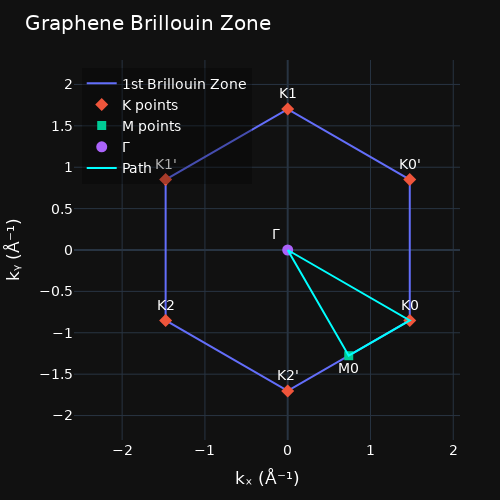

The notebook cell saved with this chart:
### Markdown cell above
# 2.1 Brillouin Zone Visualization

### Code cell
hexagon = np.array([K0, K0p, K1, K1p, K2, K2p, K0])  # closed loop
fig = go.Figure()

# Brillouin zone hexagon
fig.add_trace(
    go.Scatter(
        x=hexagon[:, 0],
        y=hexagon[:, 1],
        mode="lines",
        line=dict(width=2),
        name="1st Brillouin Zone",
        hoverinfo="skip",
    )
)

# K points
fig.add_trace(
    go.Scatter(
        x=[p[0] for p in K_points.values()],
        y=[p[1] for p in K_points.values()],
        mode="markers+text",
        name="K points",
        marker=dict(size=10, symbol="diamond"),
        text=list(K_points.keys()),
        textposition="top center",
    )
)

# M0 point
fig.add_trace(
    go.Scatter(
        x=[M0[0]],
        y=[M0[1]],
        mode="markers+text",
        name="M points",
        marker=dict(size=9, symbol="square"),
        text=["M0"],
        textposition="bottom center",
    )
)

# g (center)
fig.add_trace(
    go.Scatter(
        x=[g[0]],
        y=[g[1]],
        mode="markers+text",
        name="Γ",
        marker=dict(size=11, symbol="circle"),
        text=["Γ"],
        textposition="top left",
    )
)

# Blue line: origin → K1 → M1 → origin
fig.add_trace(
    go.Scatter(
        x=[g[0], K0[0], M0[0], g[0]],
        y=[g[1], K0[1], M0[1], g[1]],
        mode="lines",
        name="Path",
        line=dict(color="cyan", width=2),
        hoverinfo="skip",
    )
)

# ================================
#  Layout / styling
# ================================
fig.update_layout(
    width=500,
    height=500,
    font=dict(family="DejaVu Sans", size=14, color="white"),
    template="plotly_dark",
    title="Graphene Brillouin Zone",
    xaxis_title="kₓ (Å⁻¹)",
    yaxis_title="kᵧ (Å⁻¹)",
    xaxis=dict(range=[-2, 2], autorange=False),
    yaxis=dict(range=[-2, 2], autorange=False),
    legend=dict(
        x=0.02,
        y=0.98,
        bgcolor="rgba(0,0,0,0.3)",
        borderwidth=0,
    ),
    margin=dict(l=60, r=40, t=60, b=60),
)

# Light grid so you can see symmetry nicely
fig.update_xaxes(showgrid=True, gridwidth=1, zeroline=True, range=[-2.5, 2], autorange=False)
fig.update_yaxes(showgrid=True, gridwidth=1, zeroline=True, range=[-2, 2], autorange=False)

# Equal aspect ratio to keep the figure square
fig.update_yaxes(scaleanchor="x", scaleratio=1)

fig.show()

### Figure 1 — Plotly figure (JSON) as saved in the notebook; plotly's stock layout.template omitted (floating-point values rounded to 4 significant figures)
{"data": [{"hoverinfo": "skip", "line": {"width": 2}, "mode": "lines", "name": "1st Brillouin Zone", "type": "scatter", "x": [1.475, 1.475, 0.0, -1.475, -1.475, -0.0, 1.475], "y": [-0.8514, 0.8514, 1.703, 0.8514, -0.8514, -1.703, -0.8514]}, {"marker": {"size": 10, "symbol": "diamond"}, "mode": "markers+text", "name": "K points", "text": ["K0", "K0'", "K1", "K1'", "K2", "K2'"], "textposition": "top center", "type": "scatter", "x": [1.475, 1.475, 0, -1.475, -1.475, 0], "y": [-0.8514, 0.8514, 1.703, 0.8514, -0.8514, -1.703]}, {"marker": {"size": 9, "symbol": "square"}, "mode": "markers+text", "name": "M points", "text": ["M0"], "textposition": "bottom center", "type": "scatter", "x": [0.7373], "y": [-1.277]}, {"marker": {"size": 11, "symbol": "circle"}, "mode": "markers+text", "name": "Γ", "text": ["Γ"], "textposition": "top left", "type": "scatter", "x": [0], "y": [0]}, {"hoverinfo": "skip", "line": {"color": "cyan", "width": 2}, "mode": "lines", "name": "Path", "type": "scatter", "x": [0, 1.475, 0.7373, 0], "y": [0, -0.8514, -1.277, 0]}], "layout": {"font": {"color": "white", "family": "DejaVu Sans", "size": 14}, "height": 500, "legend": {"bgcolor": "rgba(0,0,0,0.3)", "borderwidth": 0, "x": 0.02, "y": 0.98}, "margin": {"b": 60, "l": 60, "r": 40, "t": 60}, "title": {"text": "Graphene Brillouin Zone"}, "width": 500, "xaxis": {"autorange": false, "gridwidth": 1, "range": [-2.5, 2], "showgrid": true, "title": {"text": "kₓ (Å⁻¹)"}, "zeroline": true}, "yaxis": {"autorange": false, "gridwidth": 1, "range": [-2, 2], "scaleanchor": "x", "scaleratio": 1, "showgrid": true, "title": {"text": "kᵧ (Å⁻¹)"}, "zeroline": true}}}
